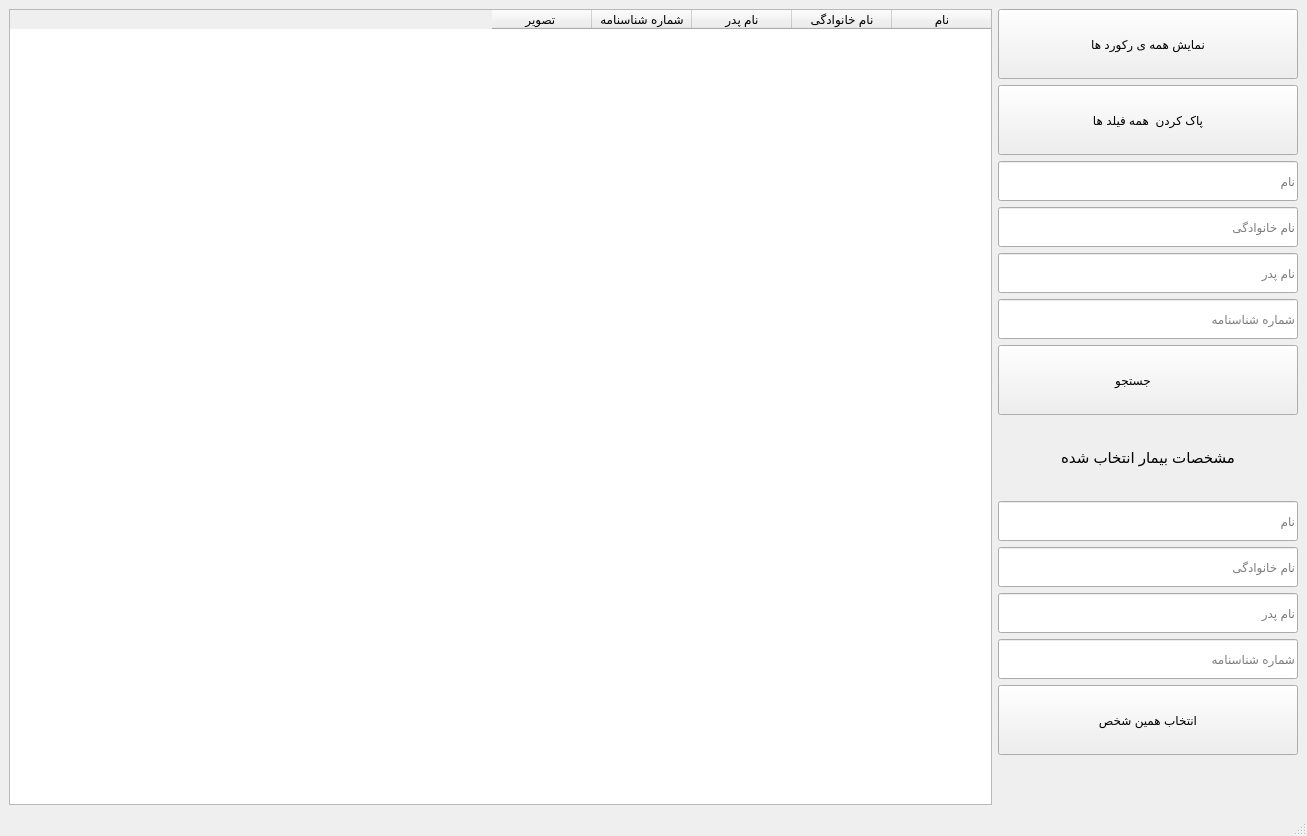
<?xml version="1.0" encoding="UTF-8"?>
<ui version="4.0">
 <class>MainWindow</class>
 <widget class="QMainWindow" name="MainWindow">
  <property name="geometry">
   <rect>
    <x>0</x>
    <y>0</y>
    <width>1307</width>
    <height>836</height>
   </rect>
  </property>
  <property name="windowTitle">
   <string>MainWindow</string>
  </property>
  <widget class="QWidget" name="centralwidget">
   <layout class="QHBoxLayout" name="horizontalLayout">
    <item>
     <widget class="QTableWidget" name="tableWidget">
      <property name="layoutDirection">
       <enum>Qt::RightToLeft</enum>
      </property>
      <property name="autoFillBackground">
       <bool>false</bool>
      </property>
      <property name="styleSheet">
       <string notr="true"/>
      </property>
      <property name="frameShadow">
       <enum>QFrame::Plain</enum>
      </property>
      <property name="lineWidth">
       <number>8</number>
      </property>
      <property name="editTriggers">
       <set>QAbstractItemView::NoEditTriggers</set>
      </property>
      <property name="selectionBehavior">
       <enum>QAbstractItemView::SelectRows</enum>
      </property>
      <property name="textElideMode">
       <enum>Qt::ElideRight</enum>
      </property>
      <column>
       <property name="text">
        <string>نام</string>
       </property>
      </column>
      <column>
       <property name="text">
        <string>نام خانوادگی</string>
       </property>
      </column>
      <column>
       <property name="text">
        <string>نام پدر</string>
       </property>
      </column>
      <column>
       <property name="text">
        <string>شماره شناسنامه</string>
       </property>
      </column>
      <column>
       <property name="text">
        <string>تصویر </string>
       </property>
      </column>
     </widget>
    </item>
    <item>
     <layout class="QVBoxLayout" name="verticalLayout">
      <property name="bottomMargin">
       <number>50</number>
      </property>
      <item>
       <widget class="QPushButton" name="show_all">
        <property name="sizePolicy">
         <sizepolicy hsizetype="Fixed" vsizetype="Fixed">
          <horstretch>0</horstretch>
          <verstretch>0</verstretch>
         </sizepolicy>
        </property>
        <property name="minimumSize">
         <size>
          <width>300</width>
          <height>70</height>
         </size>
        </property>
        <property name="maximumSize">
         <size>
          <width>16777215</width>
          <height>70</height>
         </size>
        </property>
        <property name="text">
         <string>نمایش همه ی رکورد ها</string>
        </property>
        <property name="icon">
         <iconset resource="choose_patient.qrc">
          <normaloff>:/icon/show_all.png</normaloff>:/icon/show_all.png</iconset>
        </property>
        <property name="iconSize">
         <size>
          <width>70</width>
          <height>70</height>
         </size>
        </property>
        <property name="shortcut">
         <string>Ctrl+A</string>
        </property>
       </widget>
      </item>
      <item>
       <widget class="QPushButton" name="clearField">
        <property name="minimumSize">
         <size>
          <width>0</width>
          <height>70</height>
         </size>
        </property>
        <property name="maximumSize">
         <size>
          <width>16777215</width>
          <height>70</height>
         </size>
        </property>
        <property name="text">
         <string>پاک کردن  همه فیلد ها</string>
        </property>
        <property name="icon">
         <iconset resource="choose_patient.qrc">
          <normaloff>:/icon/clear_fields.png</normaloff>:/icon/clear_fields.png</iconset>
        </property>
        <property name="iconSize">
         <size>
          <width>45</width>
          <height>45</height>
         </size>
        </property>
       </widget>
      </item>
      <item>
       <widget class="QLineEdit" name="first_name">
        <property name="sizePolicy">
         <sizepolicy hsizetype="Fixed" vsizetype="Fixed">
          <horstretch>0</horstretch>
          <verstretch>0</verstretch>
         </sizepolicy>
        </property>
        <property name="minimumSize">
         <size>
          <width>300</width>
          <height>40</height>
         </size>
        </property>
        <property name="placeholderText">
         <string>نام</string>
        </property>
       </widget>
      </item>
      <item>
       <widget class="QLineEdit" name="last_name">
        <property name="sizePolicy">
         <sizepolicy hsizetype="Fixed" vsizetype="Fixed">
          <horstretch>0</horstretch>
          <verstretch>0</verstretch>
         </sizepolicy>
        </property>
        <property name="minimumSize">
         <size>
          <width>300</width>
          <height>40</height>
         </size>
        </property>
        <property name="placeholderText">
         <string>نام خانوادگی</string>
        </property>
       </widget>
      </item>
      <item>
       <widget class="QLineEdit" name="father_name">
        <property name="sizePolicy">
         <sizepolicy hsizetype="Fixed" vsizetype="Fixed">
          <horstretch>0</horstretch>
          <verstretch>0</verstretch>
         </sizepolicy>
        </property>
        <property name="minimumSize">
         <size>
          <width>300</width>
          <height>40</height>
         </size>
        </property>
        <property name="placeholderText">
         <string>نام پدر</string>
        </property>
       </widget>
      </item>
      <item>
       <widget class="QLineEdit" name="pass_id">
        <property name="sizePolicy">
         <sizepolicy hsizetype="Fixed" vsizetype="Fixed">
          <horstretch>0</horstretch>
          <verstretch>0</verstretch>
         </sizepolicy>
        </property>
        <property name="minimumSize">
         <size>
          <width>300</width>
          <height>40</height>
         </size>
        </property>
        <property name="placeholderText">
         <string>شماره شناسنامه</string>
        </property>
       </widget>
      </item>
      <item>
       <widget class="QPushButton" name="search">
        <property name="sizePolicy">
         <sizepolicy hsizetype="Fixed" vsizetype="Fixed">
          <horstretch>0</horstretch>
          <verstretch>0</verstretch>
         </sizepolicy>
        </property>
        <property name="minimumSize">
         <size>
          <width>300</width>
          <height>70</height>
         </size>
        </property>
        <property name="maximumSize">
         <size>
          <width>16777215</width>
          <height>70</height>
         </size>
        </property>
        <property name="text">
         <string>جستجو         </string>
        </property>
        <property name="icon">
         <iconset resource="choose_patient.qrc">
          <normaloff>:/icon/search.png</normaloff>:/icon/search.png</iconset>
        </property>
        <property name="iconSize">
         <size>
          <width>50</width>
          <height>50</height>
         </size>
        </property>
        <property name="shortcut">
         <string>Ctrl+F</string>
        </property>
       </widget>
      </item>
      <item>
       <widget class="QLabel" name="label_4">
        <property name="font">
         <font>
          <pointsize>11</pointsize>
         </font>
        </property>
        <property name="frameShadow">
         <enum>QFrame::Sunken</enum>
        </property>
        <property name="text">
         <string>مشخصات بیمار انتخاب شده</string>
        </property>
        <property name="alignment">
         <set>Qt::AlignCenter</set>
        </property>
       </widget>
      </item>
      <item>
       <widget class="QLineEdit" name="first_name_s">
        <property name="sizePolicy">
         <sizepolicy hsizetype="Fixed" vsizetype="Fixed">
          <horstretch>0</horstretch>
          <verstretch>0</verstretch>
         </sizepolicy>
        </property>
        <property name="minimumSize">
         <size>
          <width>300</width>
          <height>40</height>
         </size>
        </property>
        <property name="readOnly">
         <bool>true</bool>
        </property>
        <property name="placeholderText">
         <string>نام</string>
        </property>
       </widget>
      </item>
      <item>
       <widget class="QLineEdit" name="last_name_s">
        <property name="sizePolicy">
         <sizepolicy hsizetype="Fixed" vsizetype="Fixed">
          <horstretch>0</horstretch>
          <verstretch>0</verstretch>
         </sizepolicy>
        </property>
        <property name="minimumSize">
         <size>
          <width>300</width>
          <height>40</height>
         </size>
        </property>
        <property name="readOnly">
         <bool>true</bool>
        </property>
        <property name="placeholderText">
         <string>نام خانوادگی</string>
        </property>
       </widget>
      </item>
      <item>
       <widget class="QLineEdit" name="father_name_s">
        <property name="sizePolicy">
         <sizepolicy hsizetype="Fixed" vsizetype="Fixed">
          <horstretch>0</horstretch>
          <verstretch>0</verstretch>
         </sizepolicy>
        </property>
        <property name="minimumSize">
         <size>
          <width>300</width>
          <height>40</height>
         </size>
        </property>
        <property name="readOnly">
         <bool>true</bool>
        </property>
        <property name="placeholderText">
         <string>نام پدر</string>
        </property>
       </widget>
      </item>
      <item>
       <widget class="QLineEdit" name="pass_id_s">
        <property name="sizePolicy">
         <sizepolicy hsizetype="Fixed" vsizetype="Fixed">
          <horstretch>0</horstretch>
          <verstretch>0</verstretch>
         </sizepolicy>
        </property>
        <property name="minimumSize">
         <size>
          <width>300</width>
          <height>40</height>
         </size>
        </property>
        <property name="readOnly">
         <bool>true</bool>
        </property>
        <property name="placeholderText">
         <string>شماره شناسنامه</string>
        </property>
       </widget>
      </item>
      <item>
       <widget class="QPushButton" name="select_person">
        <property name="minimumSize">
         <size>
          <width>0</width>
          <height>70</height>
         </size>
        </property>
        <property name="text">
         <string>انتخاب همین شخص</string>
        </property>
        <property name="icon">
         <iconset resource="choose_patient.qrc">
          <normaloff>:/icon/choose.png</normaloff>:/icon/choose.png</iconset>
        </property>
        <property name="iconSize">
         <size>
          <width>65</width>
          <height>65</height>
         </size>
        </property>
       </widget>
      </item>
     </layout>
    </item>
   </layout>
  </widget>
  <widget class="QMenuBar" name="menubar">
   <property name="geometry">
    <rect>
     <x>0</x>
     <y>0</y>
     <width>1307</width>
     <height>26</height>
    </rect>
   </property>
  </widget>
  <widget class="QStatusBar" name="statusbar"/>
 </widget>
 <resources>
  <include location="choose_patient.qrc"/>
 </resources>
 <connections/>
</ui>
